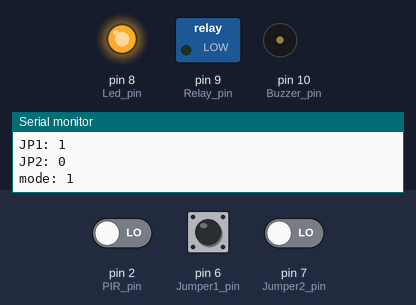
Simulated run of this sketch. Board: Arduino Uno, built with avr-gcc and run on an emulated ATmega328P. Parts: switched loads named in the sketch (green lamp = pin HIGH), output pins drawn as LEDs (lit = HIGH), buzzer (waves = sounding, pin HIGH), the last lines printed to the serial monitor. The inputs (shaded band) are chosen by the test bench; at power-on: pin 2 (PIR_pin) LOW, pin 6 (Jumper1_pin) HIGH, pin 7 (Jumper2_pin) LOW.

Above: at 1.1 s.
At 30.1 s:
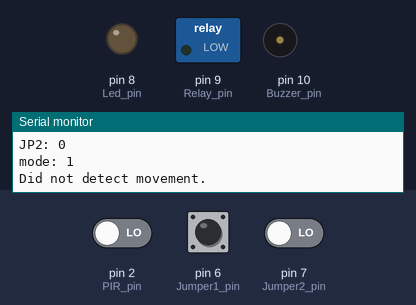
Timing chart, 0 to 31.6 s (numbered marks = the images above):
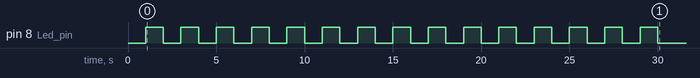

The sketch:

PIR_alarm_2.ino
```cpp
//******************* HEADER **************
/*
  Name : PIR_ALARM_2
  Title : PIR Alarm
  Description : An Arduino based passive infrared red (PIR) Alarm. Inputs from Jumpers and PIR sensor.
  Output to Buzzer, Relay ,  and Status LED's.
  Author: Gavin Lyons
  MC: ATMega328p stand-only also tested on arduino Uno and Nano
  URL:https://github.com/gavinlyonsrepo/PIR_Alarm
  Date: 12-03-19
  IDE: Arduino v 1.8.9
*/

//********************** GLOBALS ***************

uint8_t  mode = 0; //var to hold mode based on jumper input
uint8_t  AlarmCount = 0;

//**********************DEFINES ***************
// GPIO pins
#define Jumper1_pin 6
#define Jumper2_pin 7
#define Buzzer_pin 10
#define Relay_pin 9
#define Led_pin 8
#define PIR_pin 2

// delays
#define myDelay 1000
#define InitDelay 15 // number of (myDelays*2) for PIR init delay
#define AlarmDelay 120 //number of myDelays for alarm state max 256
#define AlarmMAX 10 //alarm go off X times

//********************** SETUP ************************
void setup() {
  GPIO_Setup();
  Serial_Setup();
  Check_Jumper();
  Init_Delay();
}

//******************* MAIN LOOP *****************
void loop() {
  Check_Alarm();
}
// ********************* END OF MAIN **************

// ********************* FUNCTION SPACE ****************

// Function check jumper ,Run at Setup
// check  if switch/jumpers are set for modes setup.
void Check_Jumper()
{
  boolean JP1;
  boolean JP2;
  JP1 = digitalRead(Jumper1_pin);
  JP2 = digitalRead(Jumper2_pin);
  Serial.print("JP1: ");
  Serial.println(JP1);
  Serial.print("JP2: ");
  Serial.println(JP2);

  // Jumper truth table
  //00 = All on
  //01 = relay & LED on
  //10 = buzzer & LED  on
  //11 = LED only

  if (JP1 == 1 && JP2 == 1)
  {
    mode = 0; //LED only
  }
  else  if  (JP1 == 1 && JP2 == 0)
  {
    mode = 1; //buzzer and LED
  }
  else if  (JP1 == 0 && JP2 == 1)
  {
    mode = 2;// Relay and LED
  }
  else if (JP1 == 0 && JP2 == 0)
  {
    mode = 3;//everything
  }
  Serial.print("mode: ");
  Serial.println(mode);
}

//Function GPIO setup , run at setup setups the GPIO pins
void GPIO_Setup(void)
{
  //Pir pin
  pinMode(PIR_pin, INPUT);

  ////Internal pull-up resistors for jumpers
  pinMode(Jumper1_pin, INPUT);
  digitalWrite(Jumper1_pin, HIGH);
  pinMode(Jumper2_pin, INPUT);
  digitalWrite(Jumper1_pin, HIGH);

  // initialize the LED pin as an output:
  pinMode(Led_pin, OUTPUT);
  digitalWrite(Led_pin, LOW);

  // initialize the Relay pin as an output:
  pinMode(Relay_pin, OUTPUT);
  digitalWrite(Led_pin, LOW);

  // initialize the Buzzer pin as an output:
  pinMode(Buzzer_pin, OUTPUT);
  digitalWrite(Buzzer_pin, LOW);
}

// Function Serial_setup , run at setup,  setups serial comms
//only needed for debug.
void Serial_Setup()
{
  // Serial debug
  Serial.begin(9600);
  Serial.println("---- PIR ALARM Start ----");
}

//Function to Check the alarm Condition
void Check_Alarm(void)
{
  if (digitalRead(PIR_pin) == HIGH) {
    delay(25); //check again to check for a glitch in voltage line
    if (digitalRead(PIR_pin) == HIGH) {
      Output_Alarm();
    }
  }
  else if (digitalRead(PIR_pin) == LOW)
  {
    Serial.println("Did not detect movement.");
    delay(myDelay); // Stop serial monitor getting flooded
  }
}

//Function: OutputAlarm , If alarm condition detected , actions.
void Output_Alarm(void)
{
  Serial.println("Movement detected.");
  AlarmCount++;
  switch (mode)
  {
    case 0:
      //LED only
      digitalWrite(Led_pin, HIGH);
      for (uint8_t i = 0; i < AlarmDelay ; i++)
      {
        delay(myDelay);
      }
      break;

    case 1: //buzzer and LED only
      digitalWrite(Led_pin, HIGH);
      if (AlarmCount < AlarmMAX) // Stop false triggers causing buzzer
      {
        digitalWrite(Buzzer_pin, HIGH);
      }
      for (uint8_t i = 0; i < AlarmDelay ; i++)
      {
        delay(myDelay);
      }
      digitalWrite(Buzzer_pin, LOW);
      digitalWrite(Led_pin, LOW);
      break;
    case 2: // relay and LED only
      digitalWrite(Led_pin, HIGH);
      if (AlarmCount < AlarmMAX) // Stop false triggers causing buzzer/relay
      {
        digitalWrite(Relay_pin, HIGH);
      }
      for (uint8_t i = 0; i < AlarmDelay ; i++)
      {
        delay(myDelay);
      }
      digitalWrite(Relay_pin, LOW);
      digitalWrite(Led_pin, LOW);
      break;

    case 3:
      digitalWrite(Led_pin, HIGH);
      if (AlarmCount < AlarmMAX) // Stop false triggers causing buzzer/relay
      {
        digitalWrite(Relay_pin, HIGH);
        digitalWrite(Buzzer_pin, HIGH);
      }
      for (uint8_t i = 0; i < AlarmDelay ; i++)
      {
        delay(myDelay);
      }
      digitalWrite(Buzzer_pin, LOW);
      digitalWrite(Relay_pin, LOW);
      digitalWrite(Led_pin, LOW);
      break;
  }
}

//inital delay at setup, PIR sensor needs this.
void Init_Delay(void)
{
  digitalWrite(Led_pin, HIGH);

  for (uint8_t i = 0; i < InitDelay ; i++)
  {
    digitalWrite(Led_pin, LOW);
    delay(myDelay);
    digitalWrite(Led_pin, HIGH);
    delay(myDelay);
  }
  digitalWrite(Led_pin, LOW);
}
//*************************** EOF *****************
```
